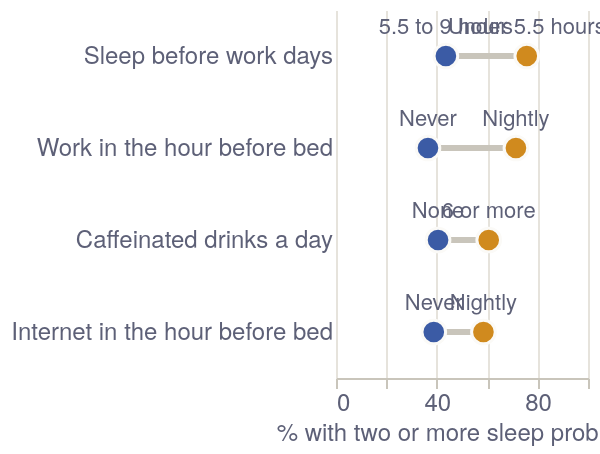

Describe this chart as a Vega-Lite specification.
### Vega-Lite specification from a JSON file in a GitHub repository (floating-point values rounded to 4 significant figures)
{"$schema": "https://vega.github.io/schema/vega-lite/v5.json", "width": "container", "height": {"step": 46}, "data": {"values": [{"habit": "Work in the hour before bed", "level": "Never", "kind": "Healthier habit", "pct": 36.5}, {"habit": "Work in the hour before bed", "level": "Nightly", "kind": "Riskier habit", "pct": 71.4}, {"habit": "Sleep before work days", "level": "5.5 to 9 hours", "kind": "Healthier habit", "pct": 43.6}, {"habit": "Sleep before work days", "level": "Under 5.5 hours", "kind": "Riskier habit", "pct": 75.7}, {"habit": "Caffeinated drinks a day", "level": "None", "kind": "Healthier habit", "pct": 40.5}, {"habit": "Caffeinated drinks a day", "level": "6 or more", "kind": "Riskier habit", "pct": 60.6}, {"habit": "Internet in the hour before bed", "level": "Never", "kind": "Healthier habit", "pct": 38.8}, {"habit": "Internet in the hour before bed", "level": "Nightly", "kind": "Riskier habit", "pct": 58.5}]}, "encoding": {"y": {"field": "habit", "type": "nominal", "title": null, "sort": {"field": "pct", "op": "max", "order": "descending"}, "axis": {"domain": false, "ticks": false, "labelLimit": 320}}, "x": {"field": "pct", "type": "quantitative", "title": "% with two or more sleep problems", "scale": {"domain": [0, 100]}, "axis": {"grid": true}}}, "layer": [{"mark": {"type": "rule", "strokeWidth": 3, "color": "#c9c5bb"}, "encoding": {"x": {"aggregate": "min", "field": "pct"}, "x2": {"aggregate": "max", "field": "pct"}}}, {"mark": {"type": "circle", "size": 140, "opacity": 1, "stroke": "#fbfaf7", "strokeWidth": 1.5}, "encoding": {"color": {"field": "kind", "type": "nominal", "title": null, "scale": {"domain": ["Healthier habit", "Riskier habit"], "range": ["#3b5ba5", "#d08a1e"]}, "legend": null}, "tooltip": [{"field": "habit", "title": "Habit"}, {"field": "level", "title": "Level"}, {"field": "pct", "title": "% with 2+ problems", "format": ".1f"}]}}, {"mark": {"type": "text", "dy": -14, "fontSize": 11, "color": "#5d6077"}, "encoding": {"text": {"field": "level"}}}], "autosize": {"type": "fit-x", "contains": "padding"}, "config": {"background": "transparent", "font": "'Source Sans 3', 'Helvetica Neue', Arial, sans-serif", "view": {"stroke": null}, "title": {"font": "Fraunces, Georgia, serif", "fontSize": 18, "fontWeight": 600, "color": "#23263a", "anchor": "start", "subtitleFont": "'Source Sans 3', 'Helvetica Neue', Arial, sans-serif", "subtitleFontSize": 13, "subtitleFontWeight": 400, "subtitleColor": "#5d6077", "offset": 12}, "axis": {"labelFontSize": 12, "titleFontSize": 12, "titleColor": "#5d6077", "labelColor": "#5d6077", "gridColor": "#e6e3dc", "labelLimit": 320, "domainColor": "#c9c5bb", "tickColor": "#c9c5bb", "titleFontWeight": 400}, "legend": {"labelLimit": 260, "titleLimit": 300, "labelFontSize": 12, "titleFontSize": 12, "titleColor": "#5d6077", "labelColor": "#23263a", "titleFontWeight": 400}, "header": {"labelFontSize": 13, "labelColor": "#23263a", "titleFontSize": 13}, "text": {"font": "'Source Sans 3', 'Helvetica Neue', Arial, sans-serif", "color": "#23263a"}}}
